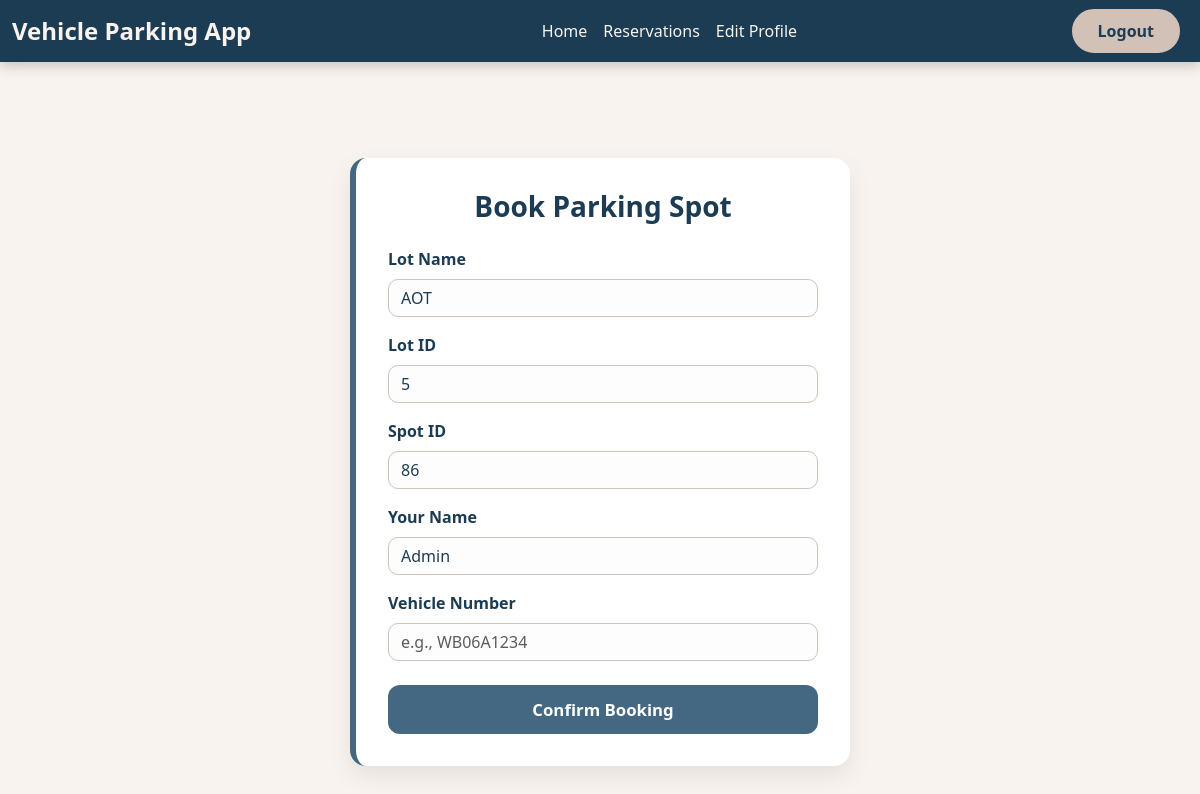
Before: /user_dashboard/book/5 (signed in) with the older database file.
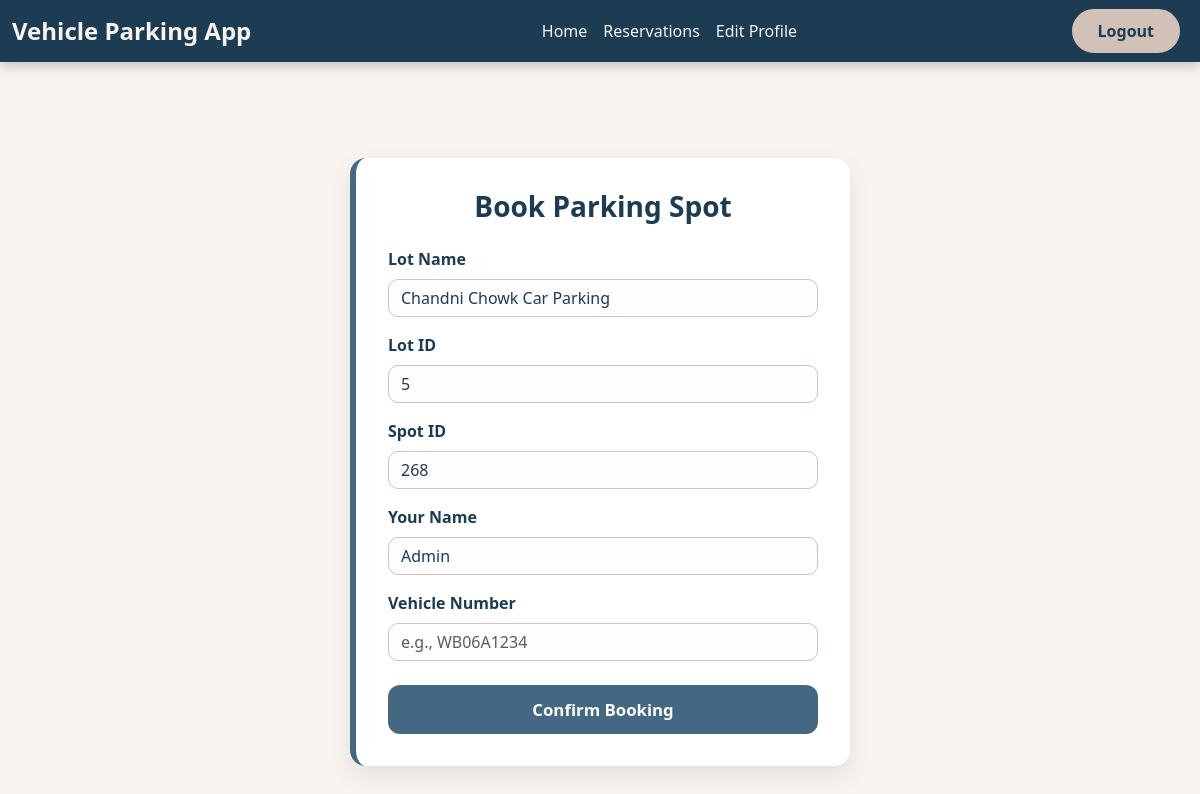
After: the same page with the newer database file.
### models.py (models this page shows)
class Parking_Lot(db.Model):
    __tablename__ = 'parking_lot'
    id = db.Column(db.Integer, primary_key=True)
    prime_location_name = db.Column(db.String(128), nullable=False)
    address = db.Column(db.String(128), nullable=False)
    pin_code = db.Column(db.String(6), nullable=False)
    price_per_hour = db.Column(db.Float, nullable=False)
    maximum_spots = db.Column(db.Integer, nullable=False)
    parking_spots = db.relationship('Parking_Spot', backref='parking_lot', lazy=True)

class Parking_Spot(db.Model):
    __tablename__ = 'parking_spot'
    id = db.Column(db.Integer, primary_key=True)
    lot_id = db.Column(db.Integer, db.ForeignKey('parking_lot.id'), nullable=False)
    status = db.Column(db.String(1), default='A', nullable=False)
    reservations = db.relationship('Reservation', backref='parking_spot', lazy=True)

### routes.py (the view, shortened to what this page needs)
@app.route('/user_dashboard/book/<int:lot_id>', methods=['GET', 'POST'])
@auth_required
def book_parking_spot(lot_id):
    lot = Parking_Lot.query.get_or_404(lot_id)
    user = User.query.get(session['user_id'])
    spot = Parking_Spot.query.filter_by(lot_id=lot_id, status='A').first()
    return render_template('book_parking_spot.html', lot=lot, user=user, spot=spot)

### routes.py (called while the page is built)
def auth_required(func):
    @wraps(func)
    def inner(*args, **kwargs):
        if 'user_id' in session:
            return func(*args, **kwargs)
        else:
            flash('You need to log in first', 'danger')
            return redirect(url_for('user_login'))
    return inner

### templates/book_parking_spot.html (shortened to what this page needs)
{% extends 'layout.html' %}
{% block navbar %}
    {% include 'user_navbar.html' %}
{% endblock navbar %}
{% block content %}
<div class="container d-flex justify-content-center align-items-center book-container">
    <div class="book-card text-center">
        <h2 class="form-title mb-4">Book Parking Spot</h2>
        <form method="POST" action="">
            <div class="mb-3 text-start">
                <label class="form-label">Lot Name</label>
                <input type="text" class="form-control" name="lot_name" value="{{ lot.prime_location_name }}" readonly>
            </div>
            <div class="mb-3 text-start">
                <label class="form-label">Lot ID</label>
                <input type="text" class="form-control" name="lot_id" value="{{ lot.id }}" readonly>
            </div>
            <div class="mb-3 text-start">
                <label for="spot_id" class="form-label">Spot ID</label>
                <input type="number" class="form-control" id="spot_id" name="spot_id"
                       value="{{ spot.id if spot else 'N/A' }}" readonly>
            </div>
            <div class="mb-3 text-start">
                <label class="form-label">Your Name</label>
                <input type="text" class="form-control" name="user_name" value="{{ user.name }}" readonly>
            </div>
            <div class="mb-4 text-start">
                <label for="vehicle_number" class="form-label">Vehicle Number</label>
                <input type="text" class="form-control" id="vehicle_number" name="vehicle_number" placeholder="e.g., WB06A1234" required>
            </div>
            <div class="d-grid">
                <button type="submit" class="btn btn-save">Confirm Booking</button>
            </div>
        </form>
    </div>
</div>
{% endblock content %}

Changed rows visible on the page:
removed Parking_Spot: spot_id "86"
changed Parking_Lot id 5: lot_name "AOT" → "Chandni Chowk Car Parking"
added Parking_Spot: spot_id "268"
